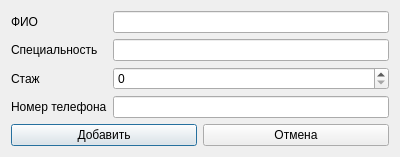
<?xml version="1.0" encoding="UTF-8"?>
<ui version="4.0">
 <class>AddDoctorDialog</class>
 <widget class="QDialog" name="AddDoctorDialog">
  <property name="geometry">
   <rect>
    <x>0</x>
    <y>0</y>
    <width>400</width>
    <height>149</height>
   </rect>
  </property>
  <property name="windowTitle">
   <string>Врачи - Добавление</string>
  </property>
  <layout class="QVBoxLayout" name="verticalLayout">
   <item>
    <layout class="QGridLayout" name="gridLayoutDataForm">
     <item row="1" column="0">
      <widget class="QLabel" name="labelSpeciality">
       <property name="text">
        <string>Специальность</string>
       </property>
      </widget>
     </item>
     <item row="3" column="0">
      <widget class="QLabel" name="labelPhone">
       <property name="text">
        <string>Номер телефона</string>
       </property>
      </widget>
     </item>
     <item row="0" column="0">
      <widget class="QLabel" name="labelFullname">
       <property name="text">
        <string>ФИО</string>
       </property>
      </widget>
     </item>
     <item row="2" column="0">
      <widget class="QLabel" name="labelExperience">
       <property name="text">
        <string>Стаж</string>
       </property>
      </widget>
     </item>
     <item row="0" column="1">
      <widget class="QLineEdit" name="lineEditFullname"/>
     </item>
     <item row="1" column="1">
      <widget class="QLineEdit" name="lineEditSpeciality"/>
     </item>
     <item row="3" column="1">
      <widget class="QLineEdit" name="lineEditPhone"/>
     </item>
     <item row="2" column="1">
      <widget class="QSpinBox" name="spinBoxExperience">
       <property name="maximum">
        <number>40</number>
       </property>
      </widget>
     </item>
    </layout>
   </item>
   <item>
    <layout class="QHBoxLayout" name="horizontalLayoutAction">
     <item>
      <widget class="QPushButton" name="pushButtonAdd">
       <property name="text">
        <string>Добавить</string>
       </property>
      </widget>
     </item>
     <item>
      <widget class="QPushButton" name="pushButtonCancel">
       <property name="text">
        <string>Отмена</string>
       </property>
      </widget>
     </item>
    </layout>
   </item>
  </layout>
 </widget>
 <resources/>
 <connections/>
</ui>
